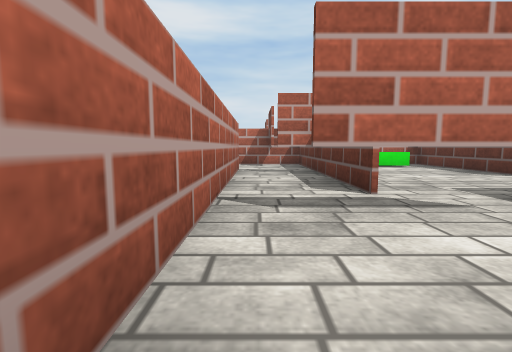
view 1 (above)

24 first-person views from a walk through a world built for the Webots simulator. The camera is 0.15 m above the floor, tilts 6° down and sees 85° across. The floor is counted in squares, 0.25 m on a side. Each view is taken from the middle of a square. On the plan, view 1 faces up. The plan holds only what a view shows up to about 9 squares ahead; the rest is blank. The place goes on beyond the plan. The robots in the file are not drawn. Simple shapes and patterns stand in for the simulator's stock objects.

view 2
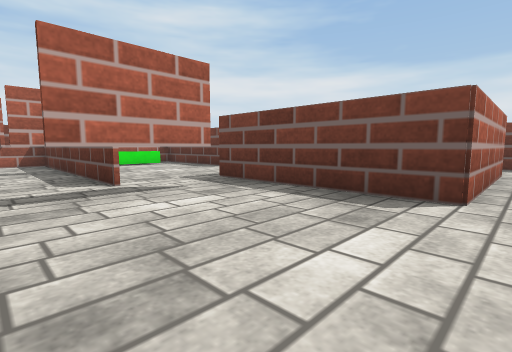

view 3
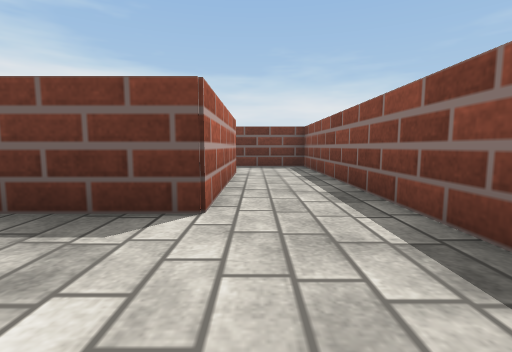

view 4
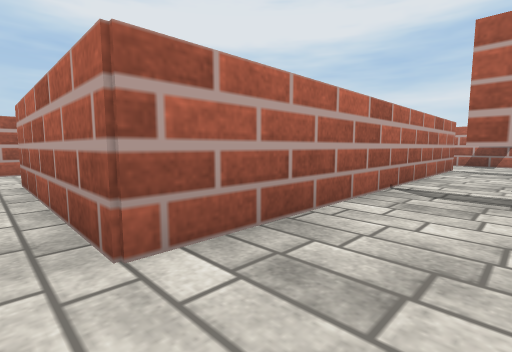

view 5
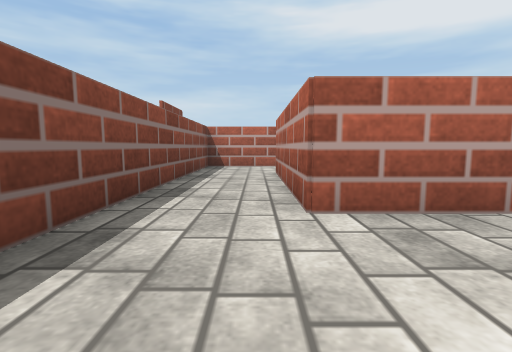

view 6
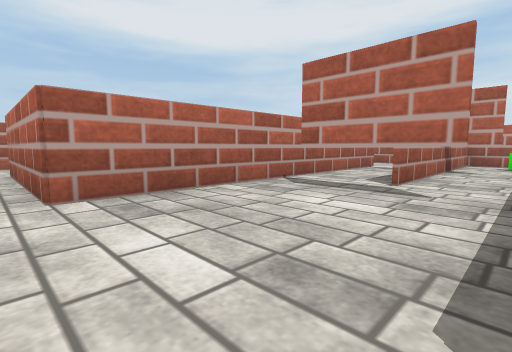

view 7
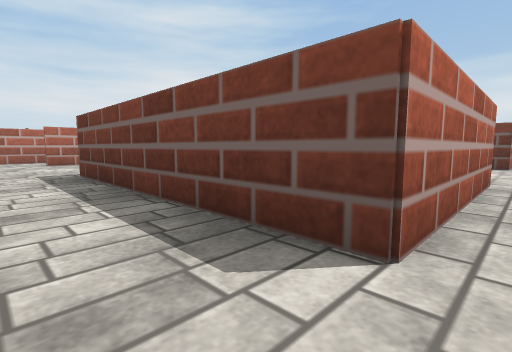

view 8
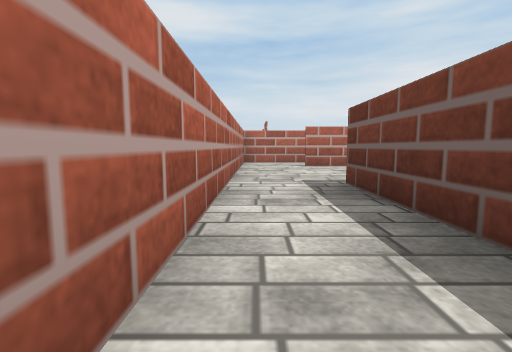

view 9
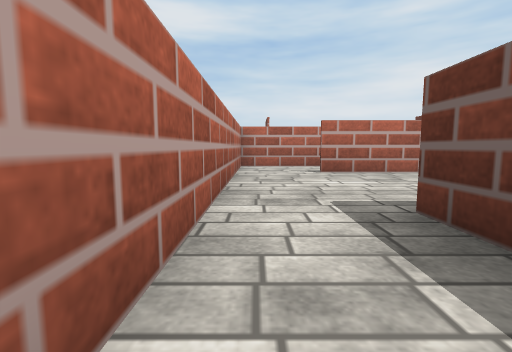

view 10
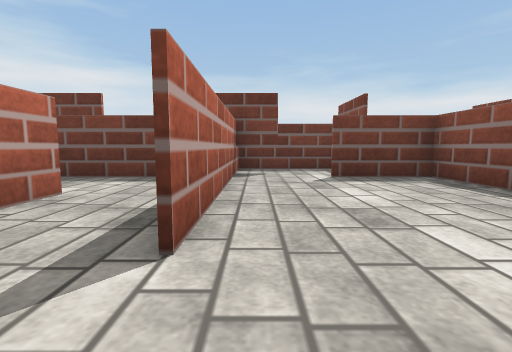

view 11
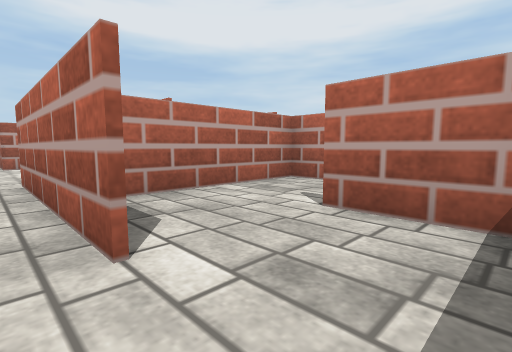

view 12
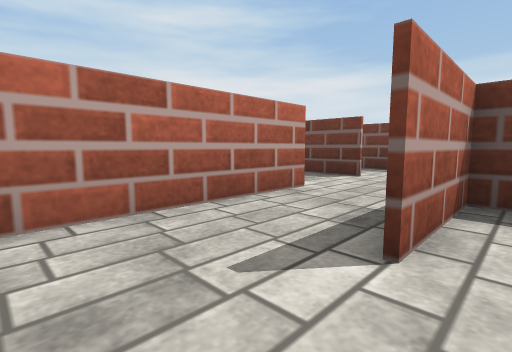

view 13
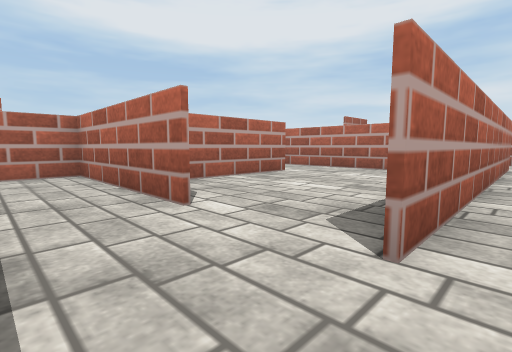

view 14
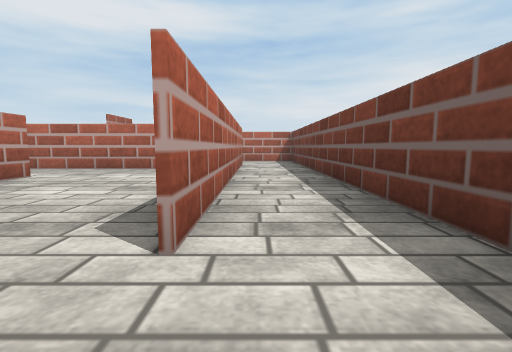

view 15
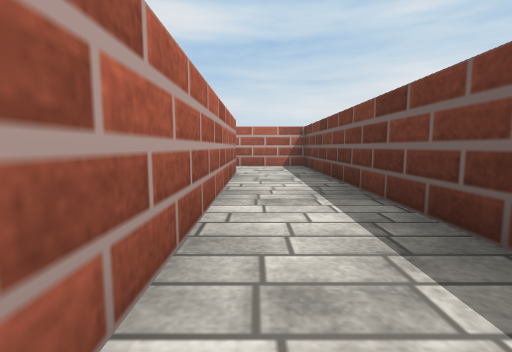

view 16
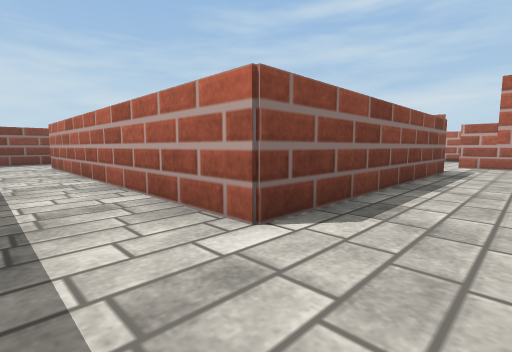

view 17
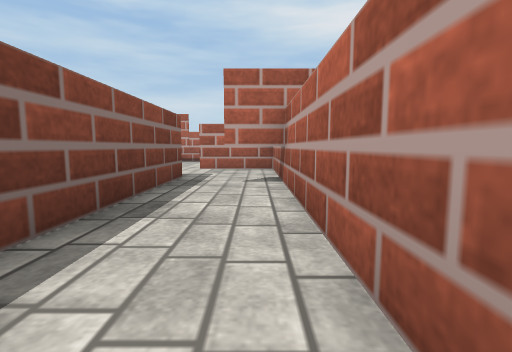

view 18
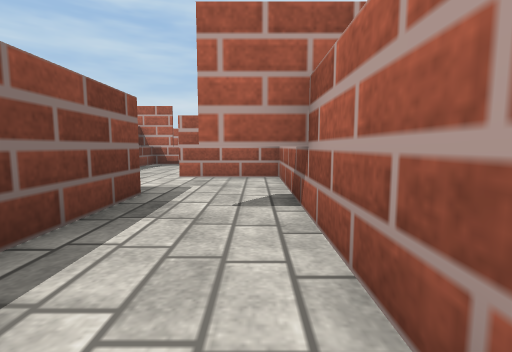

view 19
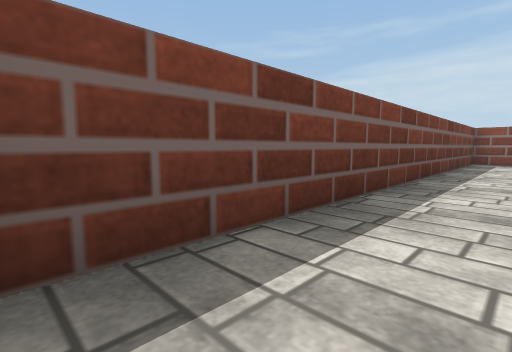

view 20
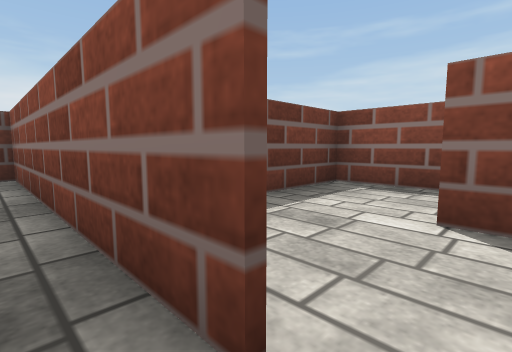

view 21
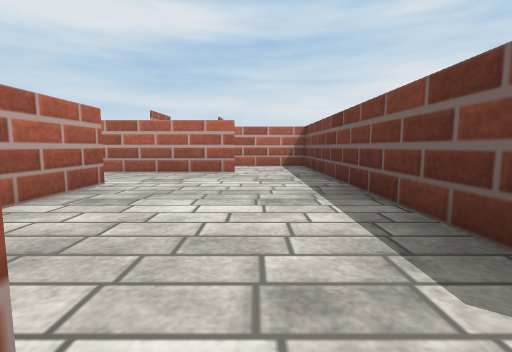

view 22
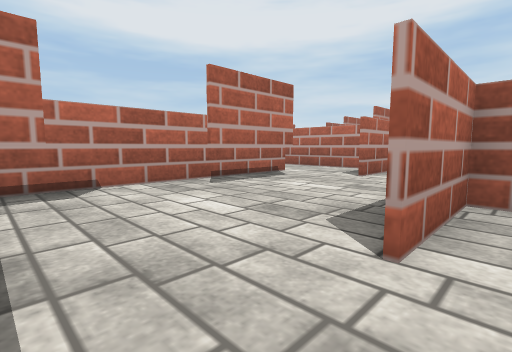

view 23
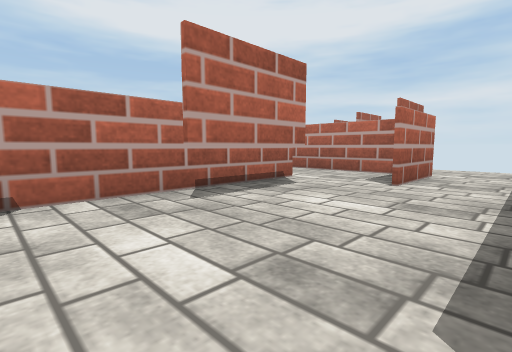

view 24
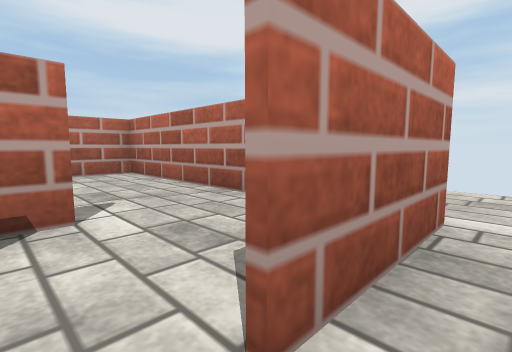

### Floor plan
Key: @ floor where view 1 was taken; # wall or solid block; . floor; B green box.
Columns run from 7 left of view 1 to 14 right of it. Each row starts with its distance up from view 1.
 19         ...
 18   #######..
 17   #.....#..
 16   #.....#..
 15       #....
 14       ##..############
 13       ##..#..#.......#
 12 #####.#...#..######..#
 11 #.....#.....##   .#..#
 10 #..####### .#####.#..#
  9 #......###BB#.....#..#
  8 #.......##BB# ....#..#
  7 #.....#.##..# #...#..#
  6 #.....#.#...# #...#..#
  5 #..####.#.... #...#..#
  4 #..#  #.#...#####.#..#
  3 #..#  #.##.##........#
  2 #..#  #....##..###...#
  1 #..#  #....##....#####
  0 #..####@...####..#
 -1 #................#
 -2 #................#
 -3 ########  ########

Positions as (right, up) in squares from view 1, and headings:
1: (0, 0), facing up
2: (0, -1), facing up-right
3: (1, -1), facing right
4: (1, -1), facing up-left
5: (2, -1), facing left
6: (3, -1), facing up-left
7: (-6, -1), facing up-right
8: (-6, 1), facing up
9: (-6, 3), facing up
10: (-6, 9), facing right
11: (9, -1), facing up-left
12: (6, 1), facing up-right
13: (12, 2), facing up-left
14: (12, 2), facing up
15: (12, 5), facing up
16: (13, 13), facing down-left
17: (11, 13), facing left
18: (9, 13), facing left
19: (12, 13), facing down-right
20: (7, 2), facing down-right
21: (10, 3), facing up
22: (4, 10), facing up-left
23: (3, 11), facing up-left
24: (2, 15), facing up-left
